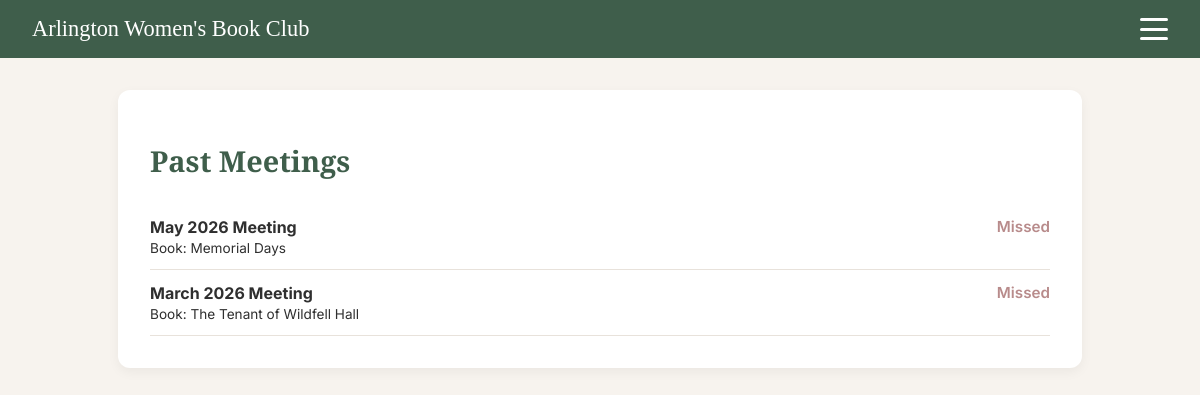
Screenshot of /past-meetings/ (signed in) with the database file from the repository.
### core/models.py (models this page shows, shortened)
class Meeting(models.Model):
    MONTH_CHOICES = [
        (1, "January"), (2, "February"), (3, "March"), (4, "April"),
        (5, "May"), (6, "June"), (7, "July"), (8, "August"),
        (9, "September"), (10, "October"), (11, "November"), (12, "December"),
    ]
    month = models.PositiveSmallIntegerField(choices=MONTH_CHOICES)
    year = models.PositiveSmallIntegerField()
    date = models.DateField(null=True, blank=True)
    time = models.TimeField(null=True, blank=True)
    location = models.CharField(max_length=255, null=True, blank=True)
    book = models.ForeignKey(
        Book,
        null=True,
        blank=True,
        on_delete=models.SET_NULL,
        related_name="meetings",
    )
    notes = models.TextField(blank=True)
    class Meta:
        unique_together = ("month", "year")
        ordering = ["-year", "-month"]
    def month_name(self):
        return dict(self.MONTH_CHOICES).get(self.month)

class Book(models.Model):
    title = models.CharField(max_length=255)
    author = models.CharField(max_length=255, blank=True)
    cover_image_url = models.URLField(blank=True)
    goodreads_url = models.URLField(blank=True)
    publication_year = models.PositiveSmallIntegerField(null=True, blank=True)
    notes = models.TextField(blank=True)

### core/views.py (the view)
# urls.py: path("past-meetings/", views.past_meetings, name="past_meetings"),
@login_required
@login_required
def past_meetings(request):
    today = timezone.now().date()
    meetings = Meeting.objects.filter(
        date__isnull=False,
        date__lte=today
    ).order_by('-date')
    meeting_data = []
    for meeting in meetings:
        attendance_record = Attendance.objects.filter(
            meeting=meeting,
            user=request.user
        ).first()
        meeting_data.append({
            "meeting": meeting,
            "attended": attendance_record.attended if attendance_record else False,
        })
    return render(request, "core/past_meetings.html", {
        "meeting_data": meeting_data,
    })

### core/templates/core/past_meetings.html
{% extends "core/base.html" %}
{% block content %}
<div class="poll-section">
    <h1 class="poll-title">Past Meetings</h1>
    {% for item in meeting_data %}
        <div class="poll-row">
            <div>
                <strong>{{ item.meeting.month_name }} {{ item.meeting.year }} Meeting</strong>
                {% if item.meeting.book %}
                    <div class="small-text">
                        Book: {{ item.meeting.book.title }}
                    </div>
                {% endif %}
            </div>
            <div class="attendance-status">
                {% if item.attended %}
                    <span class="attended">Attended</span>
                {% else %}
                    <span class="missed">Missed</span>
                {% endif %}
            </div>
        </div>
    {% empty %}
        <p>No meetings recorded yet.</p>
    {% endfor %}
</div>
{% endblock %}

### core/static/core/base.css (style rules this page uses)
:root { --primary: #F7F3EE; --secondary: #3f5e4b; --accent: #d6a6a6; --text: #2f2f2f; --font-serif: 'Libre Baskerville', serif; --font-sans: 'Inter', sans-serif; }
body { margin: 0; background: var(--primary); color: var(--text); font-family: var(--font-sans); }
.poll-section { max-width: 900px; margin: 2rem auto; padding: 2rem; background: white; border-radius: 12px; box-shadow: 0 4px 12px rgba(0,0,0,0.05); }
.poll-title { font-family: var(--font-serif); font-size: 1.8rem; margin-bottom: 1.5rem; color: var(--secondary); }
.poll-row { display: flex; justify-content: space-between; padding: 0.8rem 0; border-bottom: 1px solid #e8e2db; }
.attendance-status { font-size: 0.95rem; font-weight: 600; }
.missed { color: #b88b8b; }
.small-text { font-size: 0.85rem; color: var(--text); margin-top: 0.2rem; }

### rows the page displays
Meeting: meeting.month_name "May", meeting.year "2026", meeting.book "Memorial Days"
Meeting: meeting.month_name "March", meeting.year "2026", meeting.book "The Tenant of Wildfell Hall"
